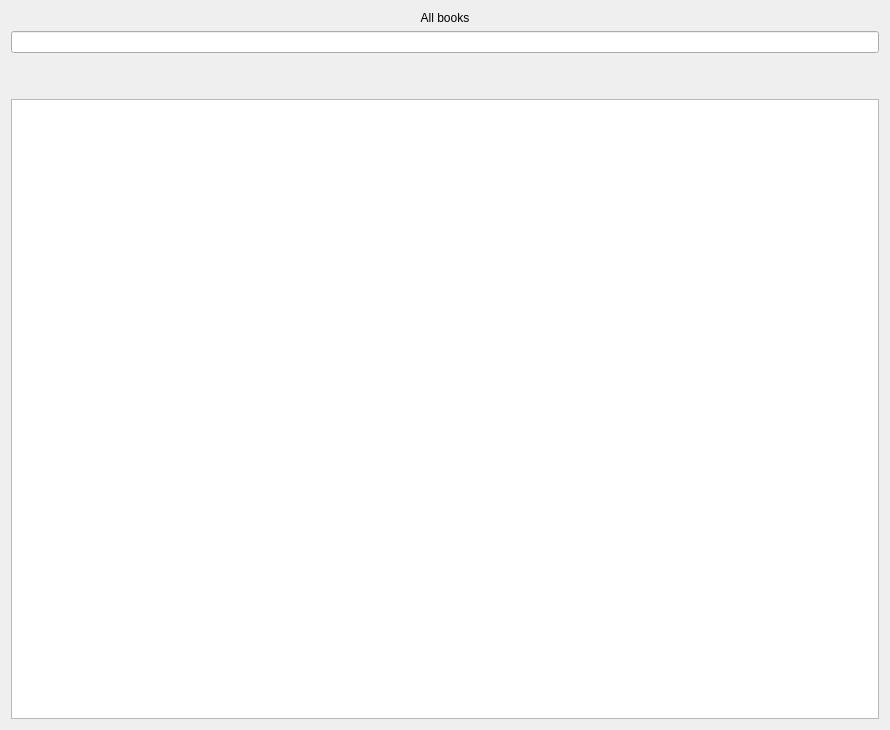
<?xml version="1.0" encoding="UTF-8"?>
<ui version="4.0">
 <class>allBooks_window</class>
 <widget class="QWidget" name="allBooks_window">
  <property name="geometry">
   <rect>
    <x>0</x>
    <y>0</y>
    <width>890</width>
    <height>730</height>
   </rect>
  </property>
  <property name="windowTitle">
   <string>Form</string>
  </property>
  <layout class="QVBoxLayout" name="verticalLayout">
   <item>
    <widget class="QLabel" name="label">
     <property name="text">
      <string>All books</string>
     </property>
     <property name="alignment">
      <set>Qt::AlignCenter</set>
     </property>
    </widget>
   </item>
   <item>
    <layout class="QHBoxLayout" name="horizontalLayout">
     <item>
      <widget class="QLineEdit" name="lineEdit"/>
     </item>
    </layout>
   </item>
   <item>
    <spacer name="verticalSpacer">
     <property name="orientation">
      <enum>Qt::Vertical</enum>
     </property>
     <property name="sizeType">
      <enum>QSizePolicy::Preferred</enum>
     </property>
     <property name="sizeHint" stdset="0">
      <size>
       <width>20</width>
       <height>40</height>
      </size>
     </property>
    </spacer>
   </item>
   <item>
    <widget class="QTableView" name="tableView">
     <property name="editTriggers">
      <set>QAbstractItemView::NoEditTriggers</set>
     </property>
     <property name="selectionBehavior">
      <enum>QAbstractItemView::SelectRows</enum>
     </property>
    </widget>
   </item>
  </layout>
 </widget>
 <resources/>
 <connections/>
</ui>
